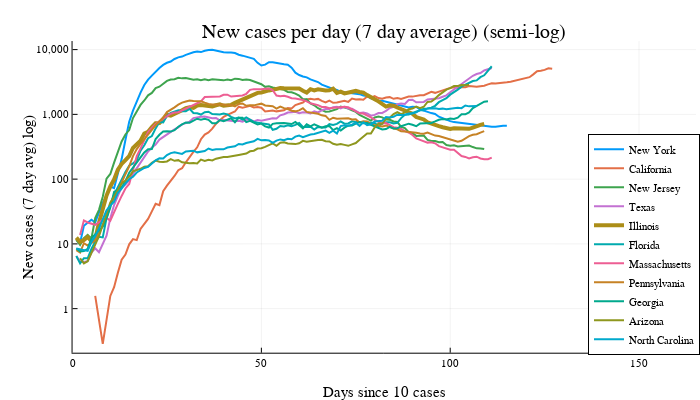

The code cell stored with this chart in its notebook:
### Code cell
@df confirmedByStateTop plot(:daysSince, :Value_new_rolling7, group=:Province_State,
                             legend=:bottomright, yformatter=fc, lw=lwConfirmed, yscale=:log10,
                             xlimit=(0, maximum(:daysSince)*1.3),
                             title="New cases per day (7 day average) (semi-log)",
                             ylab="New cases (7 day avg) log)",
                             xlab="Days since 10 cases"
                            )
